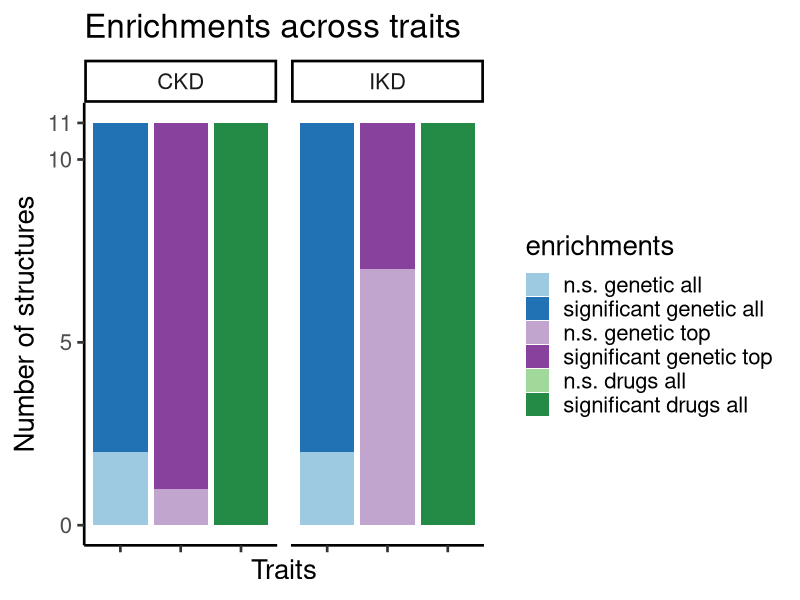

This chart was generated by the following R code:
## ---- chunk 1
library(ggplot2)
## ---- chunk 2
mydata <- read.csv("Enrichments_barplot_mouse_10X_coronal.csv", sep = ";")
## ---- chunk 3
enrichments <- mydata$Enrichment
trait <- mydata$Trait
number_of_structures <- as.numeric(mydata$Structures)
geneset <- mydata$Gene.set
factor_lvl <- 1:length(mydata[,1])
## ---- chunk 4
enrichments <- factor(enrichments, levels = rev(unique(enrichments)))
geneset <- factor(geneset, levels = unique(geneset))
trait <- factor(trait, levels = unique(trait))

## ---- chunk 5
# creating data frame 
enriched_proportions <- data.frame(number_of_structures,trait,enrichments,geneset,factor_lvl)

## ---- chunk 6
p1 <-   ggplot(enriched_proportions, aes(x=geneset, y=number_of_structures, fill = enrichments)) +
    geom_bar(stat="identity", position = "stack") +
    scale_y_continuous(breaks = c(0,5,10,11)) + #,limits = c(0,20)) +
    #geom_text(size = 6, position = position_stack(vjust = 0.75),aes(label = number_of_structures)) +
    facet_wrap(~ trait, ncol = 12) +
    labs(title="Enrichments across traits") +
    xlab("Traits") +
    ylab("Number of structures") +
    theme_classic(base_size = 20) +
    theme(axis.text.x=element_blank()) +
    scale_fill_manual(values=c("#238B45", "#A1D99B","#88419D","#C2A5CF","#2171B5","#9ECAE1")) +
    #coord_flip() +
    guides(fill = guide_legend(reverse = T))

p1
## ---- chunk 7
sessionInfo()
